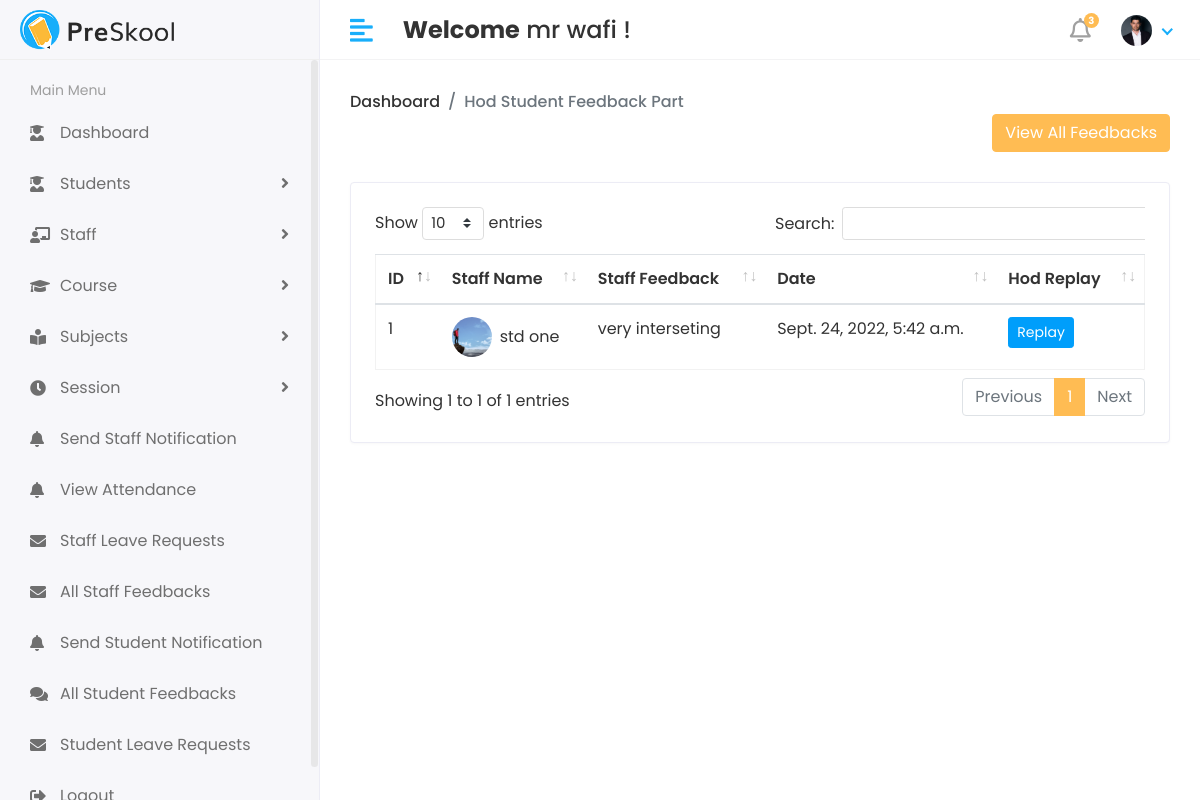
/Hod/Student/student_feedbacks (signed in), run on the app's committed database.
### app/models.py (models this page shows, shortened)
class CustomUser(AbstractUser):
    USER = (
        (1, 'HOD'),
        (2, 'STAFF'),
        (3, 'STUDENT'),
    )
    user_type = models.CharField(
        choices=USER, max_length=59, default=1)  # type: ignore
    profile_pic = models.ImageField(upload_to='media/profile_pic')

class Student_Feedback(models.Model):
    student_id = models.ForeignKey(Student, on_delete=models.CASCADE)
    feedback = models.TextField()
    feedback_replay = models.TextField()
    created_at = models.DateTimeField(auto_now_add=True)
    updated_at = models.DateTimeField(auto_now=True)

class Student(models.Model):
    admin = models.OneToOneField(CustomUser, on_delete=models.CASCADE)
    address = models.TextField()
    gender = models.CharField(max_length=180)
    course_id = models.ForeignKey(Course, on_delete=models.DO_NOTHING)
    session_year_id = models.ForeignKey(
        Session_Year, on_delete=models.DO_NOTHING)
    created_at = models.DateTimeField(auto_now_add=True)
    updated_at = models.DateTimeField(auto_now=True)

### app/Hod_Views.py (the view)
@login_required(login_url='/')
def ALL_STUDENT_FEEDBACKS(request):
    student_feedback = Student_Feedback.objects.all()
    context = {
        'student_feedback': student_feedback
    }
    return render(request, 'Hod/hod_student_feedback.html', context)

### app/LoginCheckMiddleWare.py (called while the page is built, shortened)
    def process_view(self, request, view_func, view_args, view_kwargs):
        modulename = view_func.__module__
        user = request.user
        if user.is_authenticated:
            if user.user_type == "1":
                if modulename == "app.Hod_Views":
                    pass
                elif modulename == "app.views" or modulename == "django.views.static":
                    pass
                else:
                    return redirect("Hod_home")
            else:
                return redirect("login")
        else:
            if request.path == reverse("Login") or request.path == reverse("doLogin"):
                pass
            else:
                return redirect("Login")

### templates/Hod/hod_student_feedback.html (shortened to what this page needs)
{% extends 'base.html' %}
{% block content %}
{% load static %}
{% block head %}
<link rel="stylesheet" href="{% static 'assets/plugins/datatables/datatables.min.css' %}">
{% endblock head %}
<div class="page-header">
    <div class="row align-items-center">
        <div class="col">
            <ul class="breadcrumb">
                <li class="breadcrumb-item"><a href="{% url 'Hod_home' %}">Dashboard</a></li>
                <li class="breadcrumb-item active">Hod Student Feedback Part </li>
            </ul>
            <button type="button" class="btn btn-primary float-right" data-toggle="modal" data-target="#exampleModal">
                View All Feedbacks
            </button>
        </div>
    </div>
</div>
<div class="row">
    <div class="col-sm-12">
        <div class="card">
            <div class="card-body">
                <div class="table-responsive">
                    <table id="table_id" class="table table-stripped">
                        <thead>
                            <tr>
                                <th>ID</th>
                                <th>Staff Name</th>
                                <th>Staff Feedback</th>
                                <th>Date</th>
                                <th>Hod Replay</th>
                            </tr>
                        </thead>
                        <tbody>
                            {% for i in student_feedback %}
                            <tr>
                                <td>{{ i.id }}</td>
                                <td>
                                    <h2 class="table-avatar">
                                        <a href="#" class="avatar avatar-sm mr-2"><img class="avatar-img rounded-circle"
                                                src="/{{ i.student_id.admin.profile_pic }}" alt="User Image"></a>
                                        <a href="#">{{ i.student_id.admin.first_name }}
                                            {{i.student_id.admin.last_name}}</a>
                                    </h2>
                                </td>
                                <td>{{ i.feedback }}</td>
                                <td>{{ i.created_at }}</td>
                                <td>
                                    <button type="button" class="btn btn-info btn-sm" data-toggle="modal"
                                        data-target="#edit{{ i.id }}">Replay
                                    </button>
                                </td>
                            </tr>
                            {% endfor %}
                        </tbody>
                    </table>
                </div>
            </div>
        </div>
        {% endblock content %}

### templates/includes/header.html (shortened to what this page needs)
{% load static %}
<div class="header">
    <div class="header-left">
        <a href="index.html" class="logo">
            <img src=" {% static 'assets/img/logo.png' %}" alt="Logo">
        </a>
    </div>
    <a href="javascript:void(0);" id="toggle_btn">
        <i class="fas fa-align-left"></i>
    </a>
    <div class="top-nav-search mt-3">
        <h4><strong>Welcome</strong>&nbsp;<span>{{ user.first_name }} {{ user.last_name }}</span>&nbsp;!</h4>
    </div>
    <ul class="nav user-menu">
        <li class="nav-item dropdown noti-dropdown">
            <a href="#" class="dropdown-toggle nav-link" data-toggle="dropdown">
                <i class="far fa-bell"></i> <span class="badge badge-pill">3</span>
            </a>
        </li>
        <li class="nav-item dropdown has-arrow">
            <a href="#" class="dropdown-toggle nav-link" data-toggle="dropdown">
                {% if user.profile_pic == '' %}
                <span class="user-img"><img class="rounded-circle" src="{% static 'assets/img/noimage.png' %}"
                        width="31"></span>
                {% else %}
                <span class="user-img"><img class="rounded-circle" src="/{{ user.profile_pic }}" width="31"></span>
                {% endif %}
            </a>
        </li>
    </ul>
</div>

### static/assets/css/style.css (style rules this page uses)
html { height: 100%; }
body { background-color: #fff; color: #333; font-family: 'Poppins', sans-serif; font-size: 1rem; height: 100%; line-height: 1.5; overflow-x: hidden; }
h1, h2, h3, h4, h5, h6 { font-family: 'Poppins', sans-serif; margin-top: 0; }
a { color: #009ce7; }
input, button, a { transition: all 0.4s ease; -moz-transition: all 0.4s ease; -o-transition: all 0.4s ease; -ms-transition: all 0.4s ease; -webkit-transition: all 0.4s ease; }
input, input:focus, button, button:focus { outline: none; }
ul, ol { padding: 0px; list-style: none; }
.table { color: #333; max-width: 100%; margin-bottom: 0; width: 100%; }
.table.dataTable { border-collapse: collapse !important; border: 1px solid rgba(0, 0, 0, 0.05); }
table.table td h2 { display: inline-block; font-size: inherit; font-weight: 400; margin: 0; padding: 0; vertical-align: middle; }
table.table td h2.table-avatar { align-items: center; display: inline-flex; font-size: inherit; font-weight: 400; margin: 0; padding: 0; vertical-align: middle; white-space: nowrap; }
table.table td h2 a { color: #333; }
.table thead tr th { font-weight: 600; }
.table tbody tr { border-bottom: 1px solid rgba(0, 0, 0, 0.05); }
.btn-primary { background-color: #FFBC53; border: 1px solid #FFBC53; }
.btn-info { background-color: #009efb; border: 1px solid #009efb }
.card { border: 1px solid #ececf5; box-shadow: 0 1px 3px 0 rgba(0, 0, 0, 0.03); margin-bottom: 1.875rem; }
.card-body { padding: 1.5rem; }
.avatar { position: relative; display: inline-block; width: 3rem; height: 3rem }
.avatar > img { width: 100%; height: 100%; -o-object-fit: cover; object-fit: cover; }
.avatar-sm { width: 2.5rem; height: 2.5rem; }
.header { background-color: #fff; border-bottom: 1px solid #f3f3f4; left: 0; position: fixed; right: 0; top: 0; z-index: 1001; height: 60px; }
.header .header-left { float: left; height: 60px; padding: 0 20px; position: relative; width: 320px; z-index: 1; transition: all 0.2s ease-in-out; background-color: #f7f7fa; border-bottom: 1px solid #efefef; border-right: 1px solid #ececf5; display: flex; align-items: center; }
.header .header-left .logo { display: inline-block; line-height: 60px; }
.header .header-left .logo img { max-height: 40px; width: auto; }
.header .dropdown-toggle:after { display: none; }
.header .has-arrow .dropdown-toggle:after { border-top: 0; border-left: 0; border-bottom: 2px solid #18aefa; border-right: 2px solid #18aefa; content: ''; height: 8px; display: inline-block; pointer-events: none; -webkit-transform-origin: 66% 66%; -ms-transform-origin: 66% 66%; transform-origin: 66% 66%; -webkit-transform: rotate(45deg); -ms-transform: rotate(45deg); transform: rotate(45deg); -webkit-transition: all 0.15s ease-in-out; transition: all 0.15s ease-in-out; width: 8px; vertical-align: 0px; }
.user-menu { float: right; margin: 0; position: relative; z-index: 99; padding-right: 15px; }
.user-menu.nav > li > a { color: #a0a0a0; font-size: 14px; line-height: 58px; padding: 0 15px; height: 60px; }
.user-img { margin-right: 3px; position: relative; }
.top-nav-search { float: left; margin-left: 15px; }
.page-header { margin-bottom: 1.875rem; }
.page-header .breadcrumb { background-color: transparent; color: #6c757d; font-size: 1rem; font-weight: 500; margin-bottom: 0; padding: 0; }
.page-header .breadcrumb a { color: #333; }
.user-menu.nav > li > a .badge { background-color: #FFBC53; display: block; font-size: 10px; font-weight: bold; height: 15px; width: 15px; position: absolute; right: 7px; top: 13px; color: #fff; padding: 3px; }
.user-menu.nav > li > a > i { font-size: 1.5rem; line-height: 60px; }
@media (min-width: 992px) { #toggle_btn { align-items: center; color: #18aefa; display: inline-flex; float: left; font-size: 26px; height: 60px; justify-content: center; margin-left: 15px; padding: 0 15px; } }

### data on the page
CustomUser: first_name "mr", last_name "wafi", profile_pic (picture)
Student_Feedback: id "1", student_id.admin.profile_pic (picture), student_id.admin.first_name "std", student_id.admin.last_name "one", feedback "very interseting", created_at "Sept. 24, 2022, 5:42 a.m."
